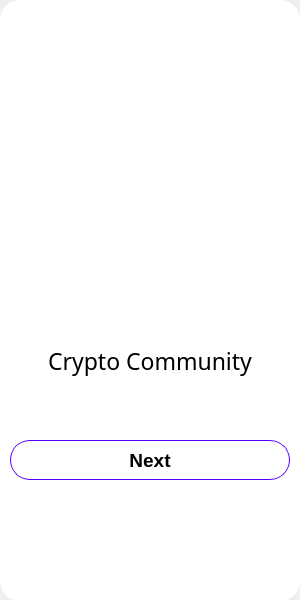
<?xml version="1.0" encoding="UTF-8"?>
<ui version="4.0">
 <class>MainWindow</class>
 <widget class="QMainWindow" name="MainWindow">
  <property name="geometry">
   <rect>
    <x>0</x>
    <y>0</y>
    <width>300</width>
    <height>600</height>
   </rect>
  </property>
  <property name="windowTitle">
   <string>MainWindow</string>
  </property>
  <widget class="QWidget" name="centralwidget">
   <widget class="QWidget" name="widget" native="true">
    <property name="geometry">
     <rect>
      <x>0</x>
      <y>0</y>
      <width>300</width>
      <height>601</height>
     </rect>
    </property>
    <property name="styleSheet">
     <string notr="true">QWidget{
	background-color: rgb(255, 255, 255);
	border-radius: 20px;
}</string>
    </property>
    <widget class="QLabel" name="label">
     <property name="geometry">
      <rect>
       <x>20</x>
       <y>60</y>
       <width>261</width>
       <height>251</height>
      </rect>
     </property>
     <property name="text">
      <string/>
     </property>
     <property name="pixmap">
      <pixmap>../resource/image/investors_3378208.png</pixmap>
     </property>
     <property name="scaledContents">
      <bool>true</bool>
     </property>
    </widget>
    <widget class="QLabel" name="label_2">
     <property name="geometry">
      <rect>
       <x>10</x>
       <y>340</y>
       <width>280</width>
       <height>41</height>
      </rect>
     </property>
     <property name="font">
      <font>
       <family>Segoe Script</family>
       <pointsize>17</pointsize>
      </font>
     </property>
     <property name="text">
      <string>Crypto Community</string>
     </property>
     <property name="alignment">
      <set>Qt::AlignCenter</set>
     </property>
     <property name="wordWrap">
      <bool>false</bool>
     </property>
    </widget>
    <widget class="QPushButton" name="pushButton">
     <property name="geometry">
      <rect>
       <x>10</x>
       <y>440</y>
       <width>280</width>
       <height>40</height>
      </rect>
     </property>
     <property name="font">
      <font>
       <pointsize>14</pointsize>
       <bold>true</bold>
      </font>
     </property>
     <property name="styleSheet">
      <string notr="true">QPushButton{
	border-radius: 20px;
	border: 1px solid rgb(85, 0, 255);
}
QPushButton:hover{
	color: white;
	background-color: rgb(108, 35, 255);
}</string>
     </property>
     <property name="text">
      <string>Next</string>
     </property>
    </widget>
   </widget>
  </widget>
 </widget>
 <resources/>
 <connections/>
</ui>
